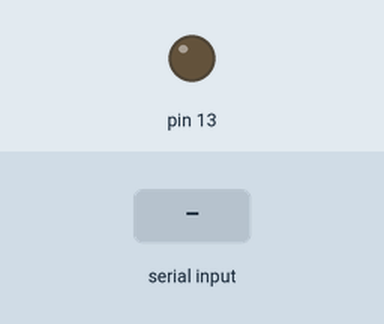
Bench run of a sketch on a simulated Arduino Uno, built with avr-gcc and run on an emulated ATmega328P. On the bench: output pins drawn as LEDs (lit = HIGH). The inputs (shaded band) are chosen by the test bench.

Above: at 1.2 s.
1.3 s: "1" received over Serial
At 2.1 s:
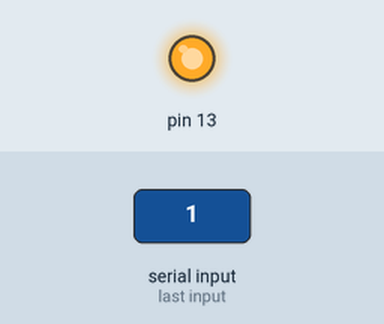
2.8 s: "0" received over Serial
At 3.3 s:
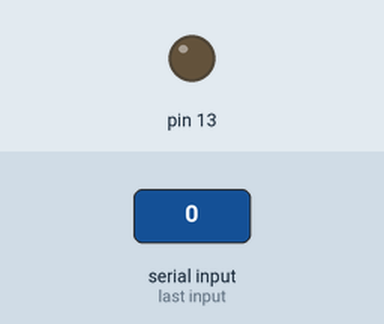
Timing chart, 0 to 5.8 s (numbered marks = the images above; inputs shaded):
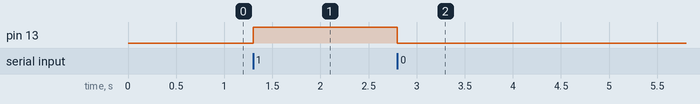

Measured:
- after the input at 1.3 s, pin 13: LOW → HIGH at once
- after the input at 2.8 s, pin 13: HIGH → LOW at once

The sketch:

sketch_mar17a.ino
```cpp
int x;

void setup() {
  pinMode(13,OUTPUT);
  Serial.begin(38400);
}


void loop() {
  if (Serial.available()){
    x = Serial.read();
  }

  if (x=='1'){
    digitalWrite(13,HIGH);
  }

  if (x=='0'){
    digitalWrite(13,LOW);
  }
}
```
